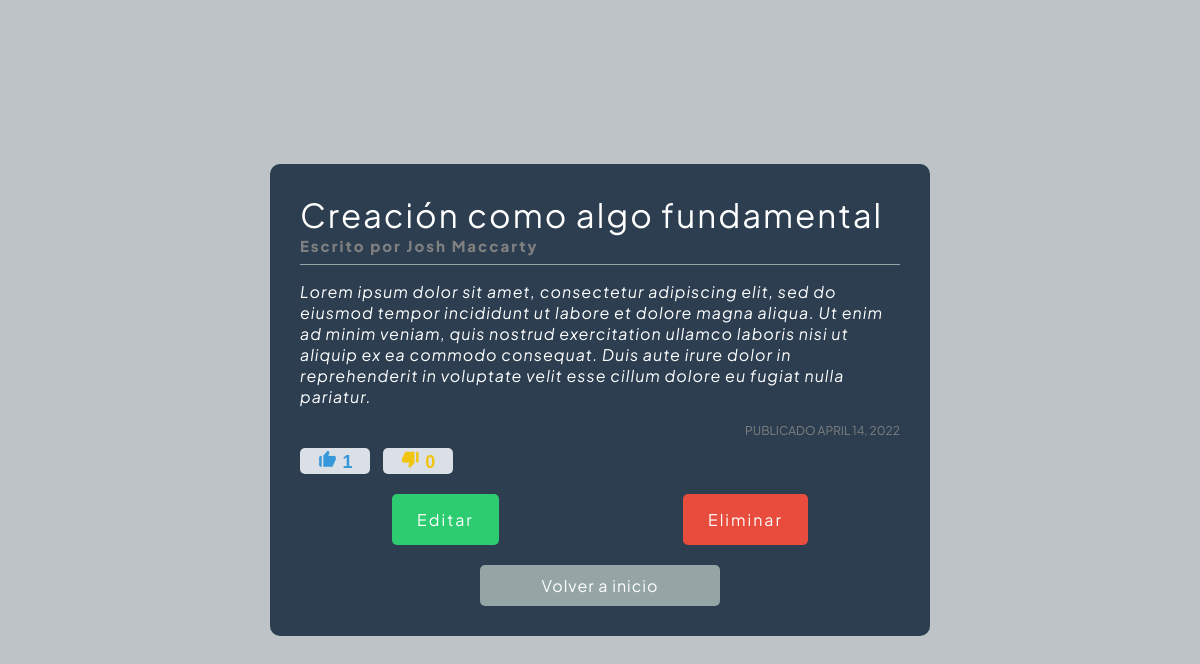
Screenshot of /spa/20/ with the database file from the repository.
### spa/models.py (models this page shows, shortened)
class Content(models.Model):
  title = models.CharField(max_length=100)
  content = models.TextField(max_length=1000)
  author=models.CharField(max_length=30)
  date = models.DateField(auto_now_add=True)
  positive_votes=models.IntegerField(default=0)
  negative_votes=models.IntegerField(default=0)

### spa/views.py (the view)
# urls.py: path("<int:element_id>/", views.detail,name="detail"),
def detail(request, element_id):
  publication = get_object_or_404(Content, pk=element_id)
  if request.method=='POST':
    if 'like' in request.POST:
      publication.positive_votes +=1
    if 'dislike' in request.POST:
      publication.negative_votes +=1
  publication.save()
  return render(request, 'spa/detail.html',{
    "publication": publication,
  })

### spa/templates/spa/detail.html (shortened to what this page needs)
{% load static %}
<!DOCTYPE html>
<html lang="en">
<head>
  <link href='https://unpkg.com/boxicons@2.1.2/css/boxicons.min.css' rel='stylesheet'>
  <link rel="stylesheet" href="{% static 'spa/base.css' %}">
  <link rel="stylesheet" href="{% static 'spa/details.css' %}">
</head>
<body>
  <section>
    <div class="content">
      <div class="content-title">
        <h1 class="title">{{publication.title}}</h1>
      <span class="author">Escrito por {{publication.author}}</span>
      </div>
      <div class="content-text">
        <p>{{publication.content}}</p>
      </div>
      <div class="content-date">
        <span class="date">
          Publicado {{publication.date}}
        </span>
      </div>
     <div class="content-form">
      <form class="content-votes" method="post">
        <button
          class="like"
          type="submit"
          name="like">
          <i class='bx bxs-like'></i> {{publication.positive_votes}}
        </button>
        <button
          class="dislike"
          type="submit"
          name="dislike">
          <i class='bx bxs-dislike' ></i> {{publication.negative_votes}}
        </button>
      </form>
     </div>
      <div class="content-buttons">
        <a class="edit" href="{% url 'spa:edit' publication.id %}">
          Editar
        </a>
        <a class="delete" href="{% url 'spa:deleted' publication.id %}">
          Eliminar
        </a>
      </div>
      <div class="content-exit">
        <a class="back-button" href="{% url 'spa:content' %}">Volver a inicio</a>
      </div>
    </div>
  </section>
</body>
</html>

### spa/static/spa/base.css (style rules this page uses)
body { padding:0; margin: 0; font-family: 'Plus Jakarta Sans', sans-serif; }

### spa/static/spa/details.css (style rules this page uses)
body { background-color: #BDC3C7; }
section { display: flex; justify-content: center; align-items: center; width: 100%; height: 100vh; }
.content { display: flex; align-items: flex-start; justify-content: flex-start; flex-direction: column; background-color: #2C3E50; border-radius: 10px; width: 600px; padding: 30px; }
.content-title { width: 100%; border-bottom: 1px solid #95a5a6; padding-bottom: 8px; }
.content-title h1 { font-size: 33px; font-weight: 400; letter-spacing: 2px; margin: 0; color: white; }
.content-title span { font-size: 15px; color: gray; letter-spacing: 2px; font-weight: 800; }
.content-text p { font-style: italic; font-size: 16px; font-weight: 400; letter-spacing: 1px; color: white; }
.content-date { display: flex; align-items: center; justify-content: flex-end; text-align: right; width: 100%; }
.content-date span { font-size: 12px; color: gray; text-transform: uppercase; }
.content-form .content-votes button { border: none; font-size: 18px; cursor: pointer; margin: 10px 10px 10px 0; background-color: #dae0e5; border-radius: 5px; width: 70px; font-weight: 800; margin-bottom: 20px; }
.content-votes button i { font-size: 20px; }
.content-votes .like { color: #3498db; margin-right: 20px; }
.content-votes .dislike { color: #f1c40f; }
.content-buttons { display: flex; align-items: center; justify-content: space-around; width: 100%; }
.content-buttons a { font-size: 16px; text-decoration: none; letter-spacing: 2px; background-color: grey; padding: 15px 25px; border-radius: 5px; }
.content-buttons .edit { background-color: #2ecc71; color: white; }
.content-buttons .delete { background-color: #e74c3c; color: white; }
.content-exit { display: flex; width: 100%; justify-content: center; align-items: center; }
.content-exit .back-button { text-decoration: none; text-align: center; padding: 10px 20px; border-radius: 5px; background-color: #95a5a6; color: white; letter-spacing: 1px; width: 200px; margin: 20px 45px 0px 45px; }

### rows the page displays
Content: title "Creación como algo fundamental", author "Josh Maccarty", content "Lorem ipsum dolor sit amet, consectetur adipiscing elit, sed do eiusmod tempor incididunt ut labore et dolore magna aliqua. Ut enim ad minim veniam, quis nostrud exercitation ullamco laboris nisi ut aliquip ex ea commodo consequat. Duis aute irure dolor in reprehenderit in voluptate velit esse cillum dolore eu fugiat nulla pariatur.", date "APRIL 14, 2022", positive_votes "1", negative_votes "0"
